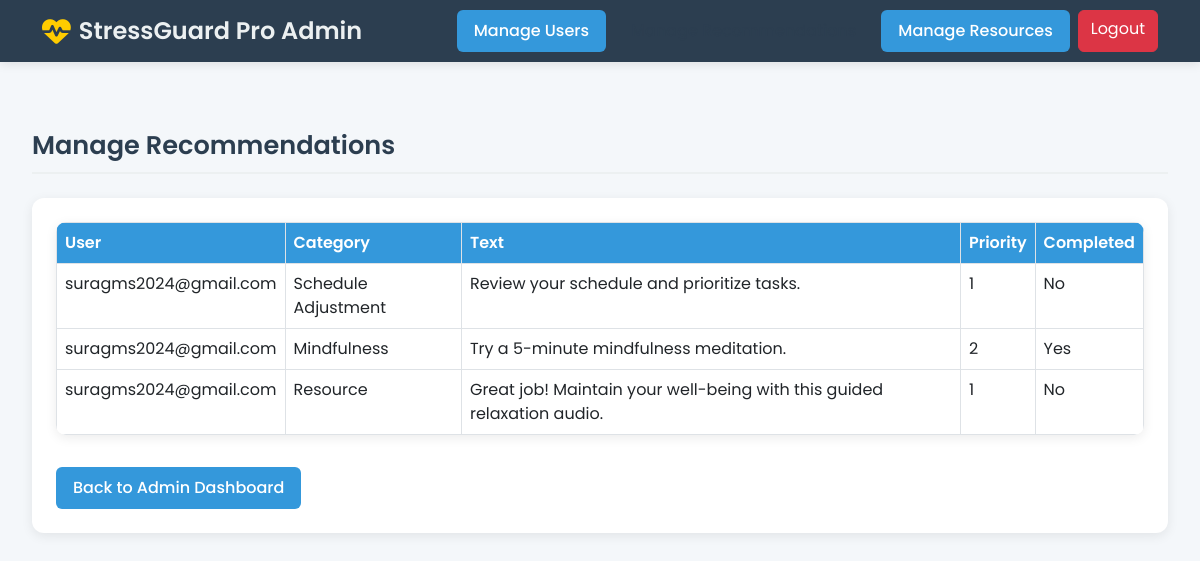
The page /admin-dashboard/manage-recommendations/ (signed in) on the database its author committed.
### app/models.py (models this page shows, shortened)
class Recommendation(models.Model):
    user = models.ForeignKey(UsersRegister, on_delete=models.CASCADE)
    stress_assessment = models.ForeignKey(StressAssessment, on_delete=models.CASCADE, null=True, blank=True)
    recommendation_text = models.TextField(help_text="Personalized recommendation content")
    category = models.CharField(max_length=50, choices=[
        ('BREAK', 'Take a Break'),
        ('EXERCISE', 'Exercise'),
        ('MINDFULNESS', 'Mindfulness'),
        ('SCHEDULE', 'Schedule Adjustment'),
        ('RESOURCE', 'Resource'),
    ])
    priority = models.IntegerField(default=1, help_text="Priority level (1-5)")
    created_at = models.DateTimeField(auto_now_add=True)  # Changed to auto_now_add
    is_completed = models.BooleanField(default=False)

class UsersRegister(models.Model):
    first_name = models.CharField(max_length=100, null=True, help_text="User's first name")
    last_name = models.CharField(max_length=100, null=True, help_text="User's last name")
    email_id = models.EmailField(unique=True, null=True, blank=True, help_text="User's email address")
    password = models.CharField(max_length=100, null=True, blank=True, help_text="User's password")
    confirm_password = models.CharField(max_length=100, null=True, blank=True, help_text="Confirm user's password")
    image = models.ImageField(upload_to='media', null=True, blank=True, help_text="Profile picture of the user")
    department = models.CharField(max_length=100, null=True, blank=True, help_text="Department of the user (e.g., IT, HR, etc.)")
    years_of_experience = models.PositiveIntegerField(null=True, blank=True, help_text="Years of experience in the work role")
    work_role = models.CharField(max_length=100, null=True, blank=True, help_text="Work role or job title (e.g., Software Engineer, Manager)")

### app/views.py (the view)
# urls.py: path('admin-dashboard/manage-recommendations/', views.admin_manage_recommendations, name='admin_manage_recommendations'),
def admin_manage_recommendations(request):
    recommendations = Recommendation.objects.all().order_by('-created_at')
    return render(request, 'admin_manage_recommendations.html', {'recommendations': recommendations})

### app/templates/admin_manage_recommendations.html (shortened to what this page needs)
<!DOCTYPE html>
<html lang="en">
<head>
    <link href="https://cdn.jsdelivr.net/npm/bootstrap@5.3.0/dist/css/bootstrap.min.css" rel="stylesheet">
    <link rel="stylesheet" href="https://cdnjs.cloudflare.com/ajax/libs/font-awesome/6.4.2/css/all.min.css">
</head>
<body>
{% if not request.session.email %}
    <div class="login-alert">
        <h4>Access Denied</h4>
        <p>You must be logged in as an admin to view this page. Please <a href="{% url 'admin_login' %}">log in</a>.</p>
    </div>
{% else %}
<nav class="navbar navbar-expand-lg">
    <div class="container">
        <a class="navbar-brand" href="#">
            <i class="fas fa-heartbeat"></i> StressGuard Pro Admin
        </a>
        <div class="collapse navbar-collapse justify-content-end" id="navbarNav">
            <div class="navbar-nav">
                <a href="{% url 'admin_manage_users' %}" class="btn btn-custom me-2">Manage Users</a>
                <a href="{% url 'admin_manage_recommendations' %}" class="btn btn-custom me-2 active">Manage Recommendations</a>
                <a href="{% url 'admin_manage_resources' %}" class="btn btn-custom me-2">Manage Resources</a>
                <a href="{% url 'admin_logout' %}" class="btn btn-danger">Logout</a>
            </div>
        </div>
    </div>
</nav>
<div class="dashboard-container">
    <div class="section-title">Manage Recommendations</div>
    <div class="row mt-4">
        <div class="col-md-12">
            <div class="card p-4">
                {% if recommendations %}
                    <table class="table table-bordered">
                        <thead>
                            <tr>
                                <th>User</th>
                                <th>Category</th>
                                <th>Text</th>
                                <th>Priority</th>
                                <th>Completed</th>
                            </tr>
                        </thead>
                        <tbody>
                            {% for rec in recommendations %}
                            <tr>
                                <td>{{ rec.user.email_id }}</td>
                                <td>{{ rec.get_category_display }}</td>
                                <td>{{ rec.recommendation_text }}</td>
                                <td>{{ rec.priority }}</td>
                                <td>{{ rec.is_completed|yesno:"Yes,No" }}</td>
                            </tr>
                            {% endfor %}
                        </tbody>
                    </table>
                {% else %}
                    <p class="text-center">No recommendations to display.</p>
                {% endif %}
                <div class="mt-3">
                    <a href="{% url 'admin_dashboard' %}" class="btn btn-custom">Back to Admin Dashboard</a>
                </div>
            </div>
        </div>
    </div>
</div>
{% endif %}
</body>
</html>

### app/templates/admin_manage_recommendations.html (style rules this page uses)
body { background: #f4f7fa; font-family: 'Poppins', sans-serif; color: #2c3e50; margin: 0; }
.navbar { background: #2c3e50; box-shadow: 0 2px 10px rgba(0, 0, 0, 0.1); }
.navbar-brand { color: #ecf0f1; font-weight: 600; font-size: 1.5rem; display: flex; align-items: center; }
.navbar-brand i { margin-right: 0.5rem; color: #ffcc00; font-size: 1.8rem; }
.dashboard-container { padding: 2rem; max-width: 1400px; margin: 0 auto; }
.card { border: none; border-radius: 12px; box-shadow: 0 3px 12px rgba(0, 0, 0, 0.08); background: #fff; }
.btn-custom { background: #3498db; color: #fff; border-radius: 6px; padding: 0.5rem 1rem; font-weight: 500; }
.table { background: #fff; border-radius: 10px; overflow: hidden; box-shadow: 0 3px 12px rgba(0, 0, 0, 0.08); }
.table th { background: #3498db; color: #fff; font-weight: 600; }
.section-title { font-size: 1.6rem; font-weight: 600; color: #2c3e50; margin: 2rem 0 1rem; padding-bottom: 0.5rem; border-bottom: 2px solid #ecf0f1; }

### rows shown on the page
Recommendation: user.email_id "suragms2024@gmail.com", category "Schedule Adjustment", recommendation_text "Review your schedule and prioritize tasks.", priority "1", is_completed "No"
Recommendation: user.email_id "suragms2024@gmail.com", category "Mindfulness", recommendation_text "Try a 5-minute mindfulness meditation.", priority "2", is_completed "Yes"
Recommendation: user.email_id "suragms2024@gmail.com", category "Resource", recommendation_text "Great job! Maintain your well-being with this guided relaxation audio.", priority "1", is_completed "No"
